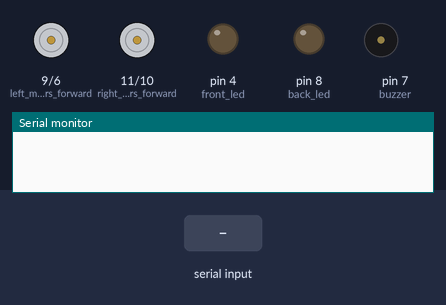
Bench run of a sketch on a simulated Arduino Uno, built with avr-gcc and run on an emulated ATmega328P. Shown: motor-driver pin pairs drawn as motors (green arrow = first pin HIGH = forward, orange = second pin HIGH = backward, longer = more drive), output pins drawn as LEDs (lit = HIGH), buzzer (waves = sounding, pin HIGH), the last lines printed to the serial monitor. Inputs (shaded band) come from the test bench.

Above: at 1.2 s.
1.3 s: "F" received over Serial
At 2.5 s:
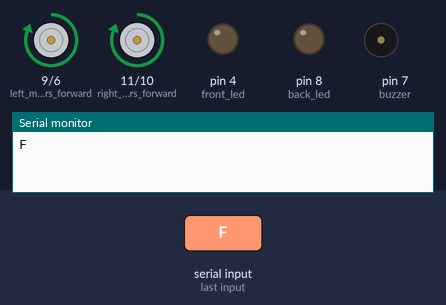
2.8 s: byte 85 ('U') received over Serial
At 3.7 s:
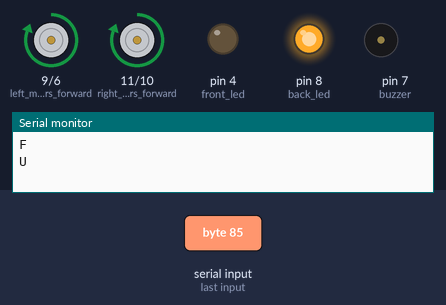
4.3 s: byte 86 ('V') received over Serial
At 4.8 s:
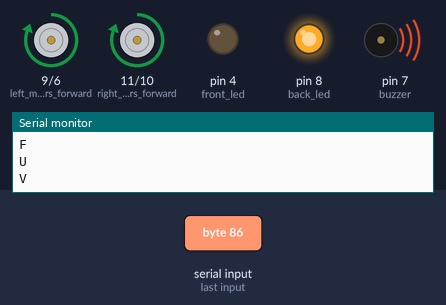
5.8 s: byte 117 ('u') received over Serial
At 7.0 s:
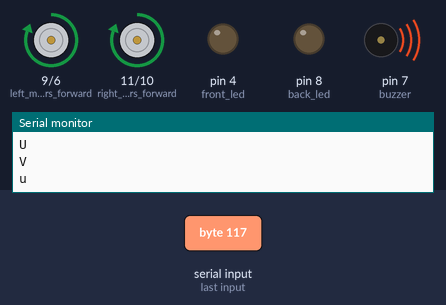
7.3 s: byte 83 ('S') received over Serial
At 8.3 s:
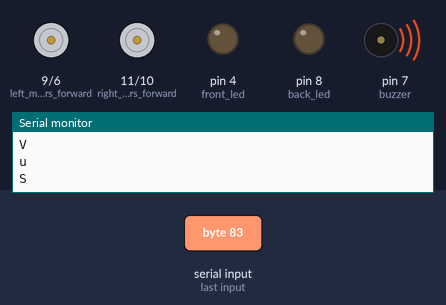
8.8 s: "B" received over Serial
At 9.4 s:
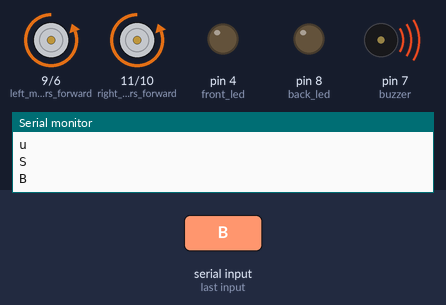
Timing chart, 0 to 11.3 s (numbered marks = the images above; inputs shaded):
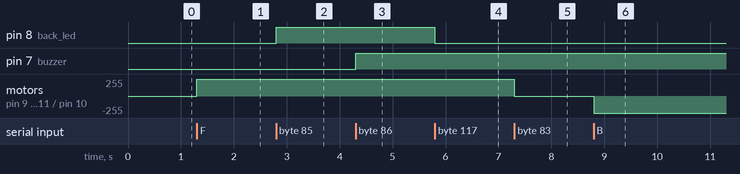

Measured:
- after the input at 1.3 s, motor on pin 9 (left_motors_forward) / pin 6 (left_motors_reverse), motor on pin 11 (right_motors_forward) / pin 10 (right_motors_reverse): stopped → forward 255/255 at once
- after the input at 2.8 s, pin 8 (back_led): LOW → HIGH at once
- after the input at 4.3 s, pin 7 (buzzer): LOW → HIGH at once
- after the input at 5.8 s, pin 8 (back_led): HIGH → LOW at once
- after the input at 7.3 s, motor on pin 9 (left_motors_forward) / pin 6 (left_motors_reverse), motor on pin 11 (right_motors_forward) / pin 10 (right_motors_reverse): forward 255/255 → stopped at once
- after the input at 8.8 s, motor on pin 9 (left_motors_forward) / pin 6 (left_motors_reverse), motor on pin 11 (right_motors_forward) / pin 10 (right_motors_reverse): stopped → backward 255/255 at once

The sketch:

Robo_Scoccer_Main_Code.ino
```cpp
char t;

void setup() {
    pinMode(11,OUTPUT);   //right motors forward    //IN1
    pinMode(10,OUTPUT);   //right motors reverse    //IN2
    pinMode(9,OUTPUT);   //left motors forward      //IN3
    pinMode(6,OUTPUT);   //left motors reverse      //IN4
    pinMode(4,OUTPUT);    //front led
    pinMode(8,OUTPUT);    //back led
    pinMode(7,OUTPUT);    //buzzer

    Serial.begin(9600);
}

void loop() {
    if(Serial.available()){
      t = Serial.read();

      Serial.println(t);
}

if(t == 'F'){            //move forward(all motors rotate in forward direction)
  analogWrite(11,255);
  analogWrite(9,255);
}

else if(t == 'B'){      //move reverse (all motors rotate in reverse direction)
  analogWrite(6,255);
  analogWrite(10,255);
}

else if(t == 'R'){      //turn right (left side motors rotate in forward full speed direction, right side motors rotate in forward half speed direction)
  analogWrite(9,255);
  analogWrite(11,128);
}

else if(t == 'L'){      //turn left (left side motors rotate in forward full speed direction, right side motors rotate in forward half speed direction)
  analogWrite(11,255);
  analogWrite(9,128);
}

else if(t == 'G'){      //turning circle left (right side motors rotate in forward direction, left side motors rotate in reverse direction)
  analogWrite(11,255);
  analogWrite(6,255);
}

else if(t == 'I'){      //turning circle right (left side motors rotate in forward direction, right side motors rotate in reverse direction)
  digitalWrite(9,255);
  digitalWrite(10,255);
}

else if(t == 'H'){      //back turning  left (left side motors rotate in reverse half speed direction, right side motors rotate in reverse full speed direction)
  analogWrite(6,128);
  analogWrite(10,255);
}

else if(t == 'J'){      //back turning right (right side motors rotate in reverse half speed direction, left side motors rotate in reverse full speed direction)
  analogWrite(6,255);
  analogWrite(10,128);
}

else if(t == 'W'){    //turn front led on or off)
  digitalWrite(4,HIGH);
}

else if(t == 'w'){
  digitalWrite(4,LOW);
}

else if(t == 'U'){    //turn back led on or off
  digitalWrite(8,HIGH);
}
else if(t == 'u'){
  digitalWrite(8,LOW);
}

else if(t == 'V'){    //turn buzzer on or off
  digitalWrite(7,HIGH);
}
else if(t == 'v'){
  digitalWrite(7,LOW);
}

else if(t == 'S'){      //STOP (all motors stop)
  analogWrite(6,0);
  analogWrite(9,0);
  analogWrite(10,0);
  analogWrite(11,0);
}
}
```
